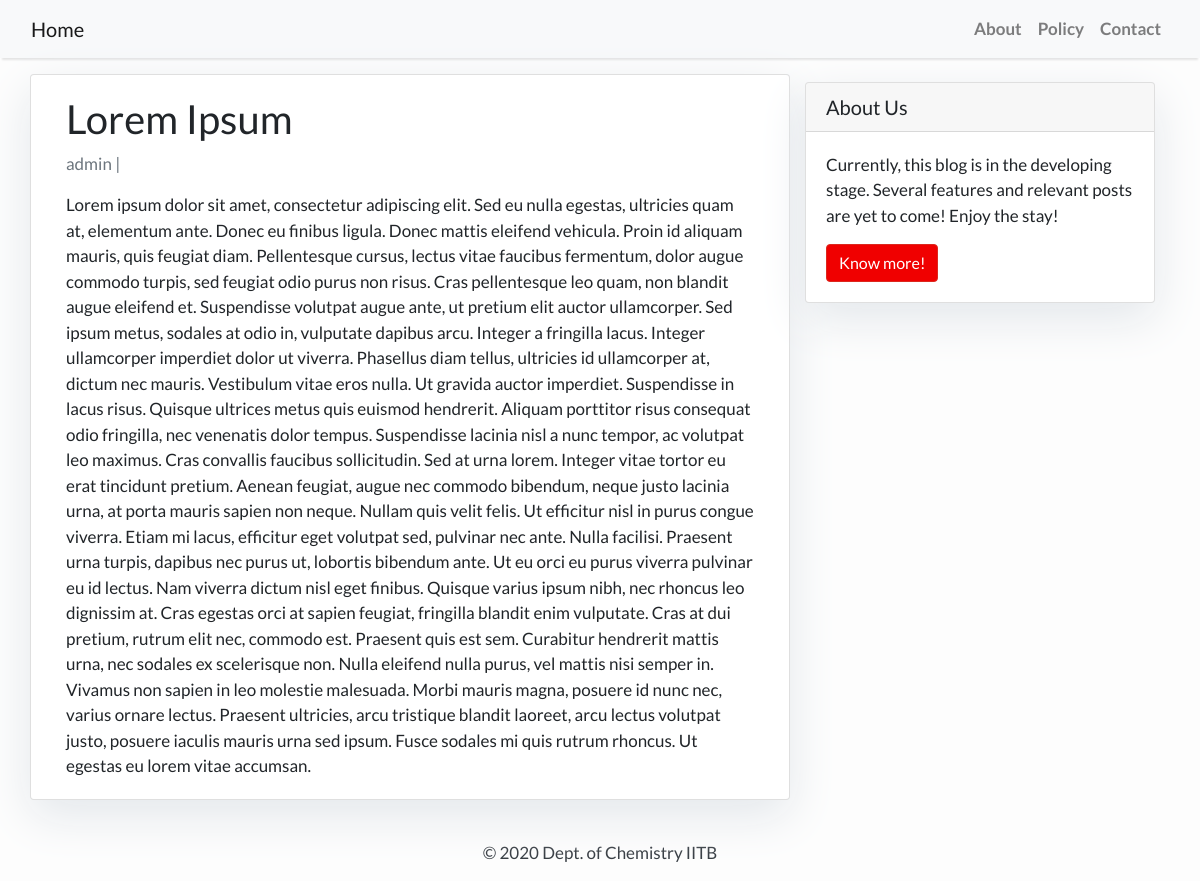
The page /feed/lorem-ipsum/ on the database its author committed.
### feed/models.py (models this page shows, shortened)
class Post(models.Model):
    title = models.CharField(max_length=200, unique=True)
    slug = models.SlugField(max_length=50, unique=True)
    author = models.ForeignKey(settings.AUTH_USER_MODEL, on_delete=models.CASCADE)
    content = models.TextField()
    published_date = models.DateTimeField(default=timezone.now)

### feed/views.py (the view)
# urls.py: path('<slug:slug>/', views.PostDetail.as_view(), name='post_detail'),
class PostDetail(generic.DetailView):
    model = Post
    template_name = 'feed/post_detail.html'

### feed/templates/feed/post_detail.html
{% extends 'feed/base.html' %} {% block content %}
<div class="container">
  <div class="row">
    <div class="col-md-8 card mb-4  mt-3 left  top">
      <div class="card-body">
        <h1>{% block title %} {{ object.title }} {% endblock title %}</h1>
        <p class=" text-muted">{{ post.author }} | {{ post.created_on }}</p>
        <p class="card-text ">{{ object.content | safe }}</p>
      </div>
    </div>
    {% block sidebar %} {% include 'feed/sidebar.html' %} {% endblock sidebar %}
  </div>
</div>
{% endblock content %}

### feed/templates/feed/base.html (style rules this page uses)
body { font-family: "Lato", sans-serif; font-size: 17px; background-color: #fdfdfd; }

### feed/templates/feed/sidebar.html (style rules this page uses)
.card { box-shadow: 0 16px 48px #E3E7EB; }

### rows shown on the page
Post: title "Lorem Ipsum", author "admin", content "Lorem ipsum dolor sit amet, consectetur adipiscing elit. Sed eu nulla egestas, ultricies quam at, elementum ante. Donec eu finibus ligula. Donec mattis eleifend vehicula. Proin id aliquam mauris, quis feugiat diam. Pellentesque cursus, lectus vitae faucibus fermentum, dolor augue commodo turpis, sed feugiat odio purus non risus. Cras pellentesque leo quam, non blandit augue eleifend et. Suspendisse volutpat augue ante, ut pretium elit auctor ullamcorper. Sed ipsum metus, sodales at odio in, vulputate dapibus arcu. Integer a fringilla lacus. Integer ullamcorper imperdiet dolor ut viverra. Phasellus diam tellus, ultricies id ullamcorper at, dictum nec mauris. Vestibulum vitae eros nulla. Ut…"
